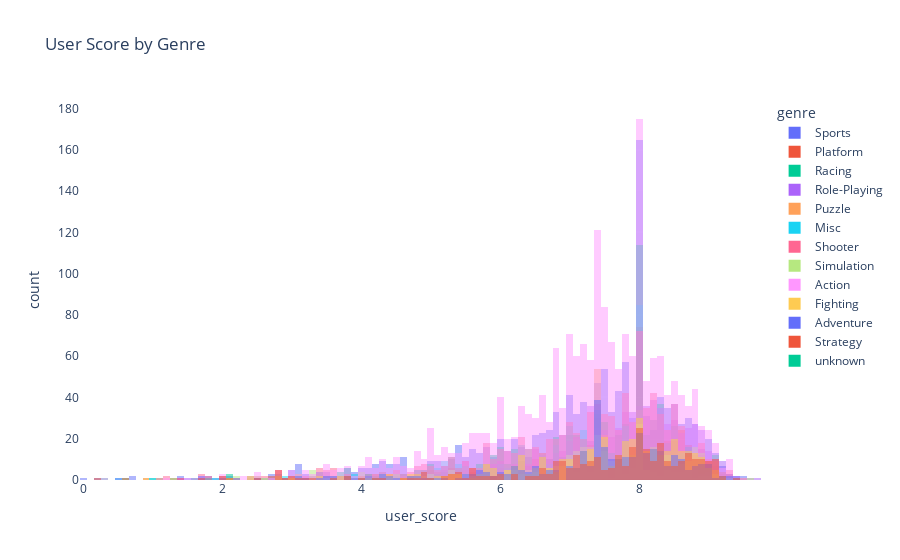

The cell this chart's notebook holds for it:
### Markdown cell above
user_score is highly left skewed, so I will fill missing values with the median.

### Code cell
cs_hist = px.histogram(vg, x='user_score', color='genre', barmode='overlay',
                       title='User Score by Genre')

cs_hist.update_layout({
    'plot_bgcolor':'rgba(0, 0, 0, 0)',
    'paper_bgcolor':'rgba(0, 0, 0, 0)'
})

cs_hist.show()

### Figure 1 — Plotly figure (JSON) as saved in the notebook; plotly's stock layout.template omitted (floating-point values rounded to 4 significant figures; data arrays with more than 128 entries replaced by an {"elided": "..."} marker saying what was removed)
{"data": [{"alignmentgroup": "True", "bingroup": "x", "hovertemplate": "genre=Sports<br>user_score=%{x}<br>count=%{y}<extra></extra>", "legendgroup": "Sports", "marker": {"color": "#636efa", "opacity": 0.5, "pattern": {"shape": ""}}, "name": "Sports", "offsetgroup": "Sports", "orientation": "v", "showlegend": true, "type": "histogram", "x": {"elided": "2347 float values"}, "xaxis": "x", "yaxis": "y"}, {"alignmentgroup": "True", "bingroup": "x", "hovertemplate": "genre=Platform<br>user_score=%{x}<br>count=%{y}<extra></extra>", "legendgroup": "Platform", "marker": {"color": "#EF553B", "opacity": 0.5, "pattern": {"shape": ""}}, "name": "Platform", "offsetgroup": "Platform", "orientation": "v", "showlegend": true, "type": "histogram", "x": {"elided": "888 float values"}, "xaxis": "x", "yaxis": "y"}, {"alignmentgroup": "True", "bingroup": "x", "hovertemplate": "genre=Racing<br>user_score=%{x}<br>count=%{y}<extra></extra>", "legendgroup": "Racing", "marker": {"color": "#00cc96", "opacity": 0.5, "pattern": {"shape": ""}}, "name": "Racing", "offsetgroup": "Racing", "orientation": "v", "showlegend": true, "type": "histogram", "x": {"elided": "1249 float values"}, "xaxis": "x", "yaxis": "y"}, {"alignmentgroup": "True", "bingroup": "x", "hovertemplate": "genre=Role-Playing<br>user_score=%{x}<br>count=%{y}<extra></extra>", "legendgroup": "Role-Playing", "marker": {"color": "#ab63fa", "opacity": 0.5, "pattern": {"shape": ""}}, "name": "Role-Playing", "offsetgroup": "Role-Playing", "orientation": "v", "showlegend": true, "type": "histogram", "x": {"elided": "1498 float values"}, "xaxis": "x", "yaxis": "y"}, {"alignmentgroup": "True", "bingroup": "x", "hovertemplate": "genre=Puzzle<br>user_score=%{x}<br>count=%{y}<extra></extra>", "legendgroup": "Puzzle", "marker": {"color": "#FFA15A", "opacity": 0.5, "pattern": {"shape": ""}}, "name": "Puzzle", "offsetgroup": "Puzzle", "orientation": "v", "showlegend": true, "type": "histogram", "x": {"elided": "580 float values"}, "xaxis": "x", "yaxis": "y"}, {"alignmentgroup": "True", "bingroup": "x", "hovertemplate": "genre=Misc<br>user_score=%{x}<br>count=%{y}<extra></extra>", "legendgroup": "Misc", "marker": {"color": "#19d3f3", "opacity": 0.5, "pattern": {"shape": ""}}, "name": "Misc", "offsetgroup": "Misc", "orientation": "v", "showlegend": true, "type": "histogram", "x": {"elided": "1750 float values"}, "xaxis": "x", "yaxis": "y"}, {"alignmentgroup": "True", "bingroup": "x", "hovertemplate": "genre=Shooter<br>user_score=%{x}<br>count=%{y}<extra></extra>", "legendgroup": "Shooter", "marker": {"color": "#FF6692", "opacity": 0.5, "pattern": {"shape": ""}}, "name": "Shooter", "offsetgroup": "Shooter", "orientation": "v", "showlegend": true, "type": "histogram", "x": {"elided": "1323 float values"}, "xaxis": "x", "yaxis": "y"}, {"alignmentgroup": "True", "bingroup": "x", "hovertemplate": "genre=Simulation<br>user_score=%{x}<br>count=%{y}<extra></extra>", "legendgroup": "Simulation", "marker": {"color": "#B6E880", "opacity": 0.5, "pattern": {"shape": ""}}, "name": "Simulation", "offsetgroup": "Simulation", "orientation": "v", "showlegend": true, "type": "histogram", "x": {"elided": "873 float values"}, "xaxis": "x", "yaxis": "y"}, {"alignmentgroup": "True", "bingroup": "x", "hovertemplate": "genre=Action<br>user_score=%{x}<br>count=%{y}<extra></extra>", "legendgroup": "Action", "marker": {"color": "#FF97FF", "opacity": 0.5, "pattern": {"shape": ""}}, "name": "Action", "offsetgroup": "Action", "orientation": "v", "showlegend": true, "type": "histogram", "x": {"elided": "3369 float values"}, "xaxis": "x", "yaxis": "y"}, {"alignmentgroup": "True", "bingroup": "x", "hovertemplate": "genre=Fighting<br>user_score=%{x}<br>count=%{y}<extra></extra>", "legendgroup": "Fighting", "marker": {"color": "#FECB52", "opacity": 0.5, "pattern": {"shape": ""}}, "name": "Fighting", "offsetgroup": "Fighting", "orientation": "v", "showlegend": true, "type": "histogram", "x": {"elided": "849 float values"}, "xaxis": "x", "yaxis": "y"}, {"alignmentgroup": "True", "bingroup": "x", "hovertemplate": "genre=Adventure<br>user_score=%{x}<br>count=%{y}<extra></extra>", "legendgroup": "Adventure", "marker": {"color": "#636efa", "opacity": 0.5, "pattern": {"shape": ""}}, "name": "Adventure", "offsetgroup": "Adventure", "orientation": "v", "showlegend": true, "type": "histogram", "x": {"elided": "1303 float values"}, "xaxis": "x", "yaxis": "y"}, {"alignmentgroup": "True", "bingroup": "x", "hovertemplate": "genre=Strategy<br>user_score=%{x}<br>count=%{y}<extra></extra>", "legendgroup": "Strategy", "marker": {"color": "#EF553B", "opacity": 0.5, "pattern": {"shape": ""}}, "name": "Strategy", "offsetgroup": "Strategy", "orientation": "v", "showlegend": true, "type": "histogram", "x": {"elided": "683 float values"}, "xaxis": "x", "yaxis": "y"}, {"alignmentgroup": "True", "bingroup": "x", "hovertemplate": "genre=unknown<br>user_score=%{x}<br>count=%{y}<extra></extra>", "legendgroup": "unknown", "marker": {"color": "#00cc96", "opacity": 0.5, "pattern": {"shape": ""}}, "name": "unknown", "offsetgroup": "unknown", "orientation": "v", "showlegend": true, "type": "histogram", "x": [null], "xaxis": "x", "yaxis": "y"}], "layout": {"barmode": "overlay", "legend": {"title": {"text": "genre"}, "tracegroupgap": 0}, "paper_bgcolor": "rgba(0, 0, 0, 0)", "plot_bgcolor": "rgba(0, 0, 0, 0)", "title": {"text": "User Score by Genre"}, "xaxis": {"anchor": "y", "domain": [0, 1], "title": {"text": "user_score"}}, "yaxis": {"anchor": "x", "domain": [0, 1], "title": {"text": "count"}}}}
